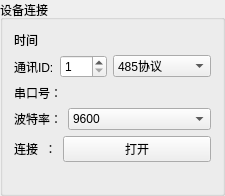
       <widget class="QGroupBox" name="groupBox_4">
        <property name="title">
         <string>设备连接</string>
        </property>
        <layout class="QVBoxLayout" name="verticalLayout_2">
         <item>
          <widget class="QLabel" name="m_DispDate">
           <property name="text">
            <string>时间</string>
           </property>
          </widget>
         </item>
         <item>
          <layout class="QHBoxLayout" name="horizontalLayout_27">
           <item>
            <widget class="QLabel" name="label_28">
             <property name="text">
              <string>通讯ID:</string>
             </property>
            </widget>
           </item>
           <item>
            <widget class="QSpinBox" name="spbxComID">
             <property name="minimum">
              <number>1</number>
             </property>
             <property name="maximum">
              <number>255</number>
             </property>
            </widget>
           </item>
           <item>
            <widget class="QComboBox" name="cbxProtocol">
             <item>
              <property name="text">
               <string>485协议</string>
              </property>
             </item>
             <item>
              <property name="text">
               <string>modbus协议</string>
              </property>
             </item>
            </widget>
           </item>
          </layout>
         </item>
         <item>
          <layout class="QHBoxLayout" name="horizontalLayout_13" stretch="1">
           <item>
            <widget class="QLabel" name="label_7">
             <property name="styleSheet">
              <string notr="true"/>
             </property>
             <property name="text">
              <string>串口号：</string>
             </property>
            </widget>
           </item>
          </layout>
         </item>
         <item>
          <layout class="QHBoxLayout" name="horizontalLayout_14" stretch="1,5">
           <item>
            <widget class="QLabel" name="label_8">
             <property name="styleSheet">
              <string notr="true"/>
             </property>
             <property name="text">
              <string>波特率：</string>
             </property>
            </widget>
           </item>
           <item>
            <widget class="QComboBox" name="baudrate">
             <property name="styleSheet">
              <string notr="true"/>
             </property>
             <item>
              <property name="text">
               <string>9600</string>
              </property>
             </item>
             <item>
              <property name="text">
               <string>19200</string>
              </property>
             </item>
             <item>
              <property name="text">
               <string>38400</string>
              </property>
             </item>
             <item>
              <property name="text">
               <string>57600</string>
              </property>
             </item>
             <item>
              <property name="text">
               <string>115200</string>
              </property>
             </item>
             <item>
              <property name="text">
               <string>460800</string>
              </property>
             </item>
            </widget>
           </item>
          </layout>
         </item>
         <item>
          <layout class="QHBoxLayout" name="horizontalLayout_15" stretch="1,5">
           <item>
            <widget class="QLabel" name="label_16">
             <property name="styleSheet">
              <string notr="true"/>
             </property>
             <property name="text">
              <string>连接  ：</string>
             </property>
            </widget>
           </item>
           <item>
            <widget class="QPushButton" name="connect_btn">
             <property name="styleSheet">
              <string notr="true"/>
             </property>
             <property name="text">
              <string>打开</string>
             </property>
            </widget>
           </item>
          </layout>
         </item>
         <item>
          <widget class="QLabel" name="labComStatus">
           <property name="text">
            <string/>
           </property>
           <property name="alignment">
            <set>Qt::AlignCenter</set>
           </property>
          </widget>
         </item>
        </layout>
       </widget>
